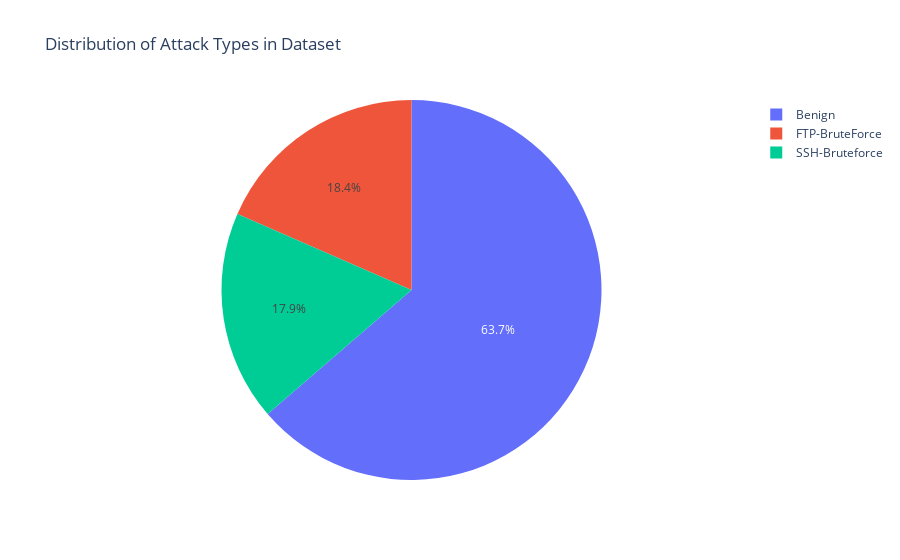

The notebook cell this image was saved under:
### Markdown cell above
## 2. Load and Explore Sample Dataset

Let's load the CIC-IDS-2017 cybersecurity dataset and examine its structure to understand what we're working with.

### Code cell
# Load the cybersecurity dataset
data_file = "data/02-14-2018.csv"

try:
    print("🔄 Loading CIC-IDS-2017 dataset...")
    df = pd.read_csv(data_file)
    print(f"✅ Dataset loaded successfully!")
    print(f"📊 Dataset shape: {df.shape}")
    print(f"🏷️  Columns: {len(df.columns)} features")
    
    # Display basic information
    print("\n" + "="*60)
    print("📋 DATASET OVERVIEW")
    print("="*60)
    print(f"Total Records: {len(df):,}")
    print(f"Total Features: {len(df.columns)}")
    print(f"Memory Usage: {df.memory_usage(deep=True).sum() / 1024**2:.2f} MB")
    
    # Show first few rows
    print("\n🔍 First 3 rows of raw data:")
    display(df.head(3))
    
    # Show data types
    print("\n📊 Data Types Summary:")
    print(df.dtypes.value_counts())
    
    # Check for missing values
    missing_data = df.isnull().sum().sum()
    print(f"\n❌ Missing values: {missing_data}")
    
    # Check target variable distribution
    print("\n🎯 Target Label Distribution:")
    if 'Label' in df.columns:
        label_counts = df['Label'].value_counts()
        print(label_counts)
        
        # Create a simple pie chart for label distribution
        fig = px.pie(values=label_counts.values, names=label_counts.index, 
                     title="Distribution of Attack Types in Dataset")
        fig.show()
    else:
        print("No 'Label' column found. Available columns:")
        print(list(df.columns))

except FileNotFoundError:
    print("❌ Dataset file not found. Please ensure the data file exists.")
    print("Expected location: data/02-14-2018.csv")
except Exception as e:
    print(f"❌ Error loading dataset: {str(e)}")

### Figure 1 — Plotly figure (JSON) as saved in the notebook; plotly's stock layout.template omitted (floating-point values rounded to 4 significant figures)
{"data": [{"domain": {"x": [0, 1], "y": [0, 1]}, "hovertemplate": "label=%{label}<br>value=%{value}<extra></extra>", "labels": ["Benign", "FTP-BruteForce", "SSH-Bruteforce"], "legendgroup": "", "name": "", "showlegend": true, "type": "pie", "values": [667626, 193360, 187589]}], "layout": {"legend": {"tracegroupgap": 0}, "title": {"text": "Distribution of Attack Types in Dataset"}}}
